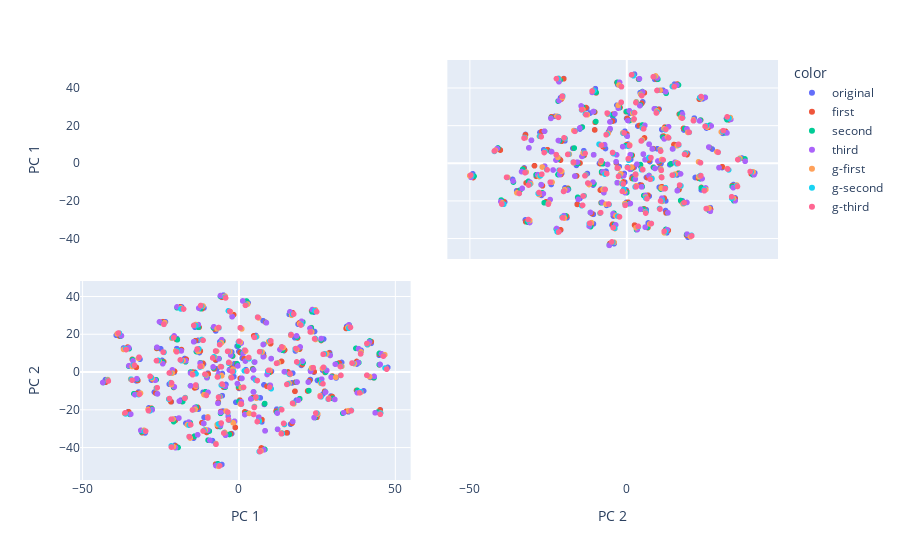

Notebook code cell kept with this figure:
### Code cell
labels = {str(i): f"PC {i+1}" for i in range(2)}

fig = px.scatter_matrix(
    transformed_embeddings_tsne,
    color=df_all.gen,
    dimensions=range(2),
    labels=labels)
fig.update_traces(diagonal_visible=False)
fig.show()

#Can we say that stories became similar over time?
